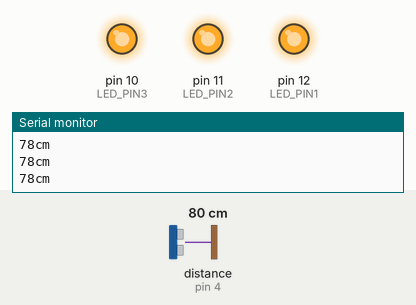
Simulated run of this sketch. Board: Arduino Uno, built with avr-gcc and run on an emulated ATmega328P. Shown: output pins drawn as LEDs (lit = HIGH), the last lines printed to the serial monitor. Wiring (inferred from the names in the program): ultrasonic range finder: trigger pin 3; echo pin 4. Inputs (shaded band) come from the test bench; at power-on: distance to the obstacle (sensor on pin 4) 80 cm. The echo pulse lasts 58.3 µs per cm; pins used as bus, display or sensor lines are not drawn.

Above: at 1.2 s.
1.3 s: distance to the obstacle (sensor on pin 4) set to 97 cm
2.8 s: distance to the obstacle (sensor on pin 4) set to 106 cm
At 3.5 s:
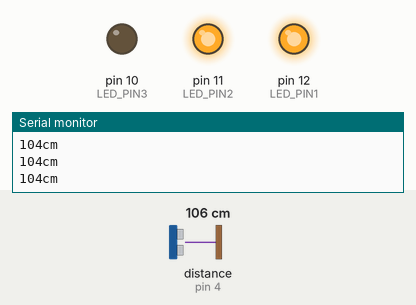
4.3 s: distance to the obstacle (sensor on pin 4) set to 197 cm
5.8 s: distance to the obstacle (sensor on pin 4) set to 206 cm
At 7.0 s:
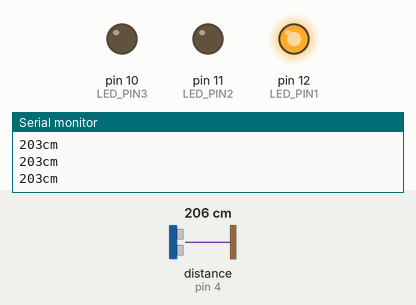
7.3 s: distance to the obstacle (sensor on pin 4) set to 2 cm
At 8.5 s:
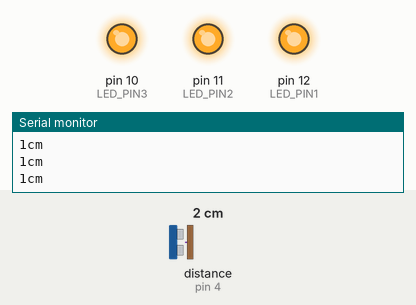
8.8 s: distance to the obstacle (sensor on pin 4) set to 120 cm
At 9.2 s:
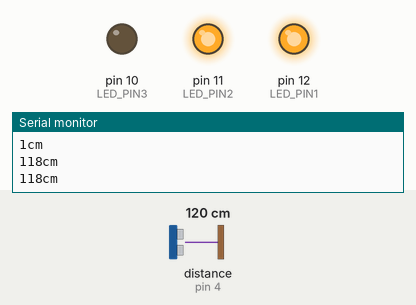
Timing chart, 0 to 11.4 s (numbered marks = the images above; inputs shaded):
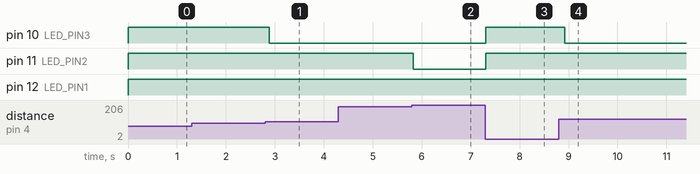

Measured:
- the behaviour switches between 101 and 102 cm on distance to the obstacle (sensor on pin 4) (found by bisection; images 0 and 1)
- the behaviour switches between 202 and 203 cm on distance to the obstacle (sensor on pin 4) (found by bisection; images 1 and 2)
- after the input at 2.8 s, pin 10 (LED_PIN3): HIGH → LOW after 0.09 s
- after the input at 5.8 s, pin 11 (LED_PIN2): HIGH → LOW at once
- after the input at 7.3 s, pin 10 (LED_PIN3), pin 11 (LED_PIN2): LOW → HIGH at once
- after the input at 8.8 s, pin 10 (LED_PIN3): HIGH → LOW after 0.12 s

The sketch:

ultrasonic_sensor.ino
```cpp
const int trig = 3;     // chân trig của HC-SR04
const int echo = 4;     // chân echo của HC-SR04
const int LED_PIN1          = 12;
const int LED_PIN2          = 11;
const int LED_PIN3          = 10;
void setup()
{
    Serial.begin(9600);     // giao tiếp Serial với baudrate 9600
    pinMode(trig,OUTPUT);   // chân trig sẽ phát tín hiệu
    pinMode(echo,INPUT);    // chân echo sẽ nhận tín hiệu
    pinMode(LED_PIN1, OUTPUT);
    pinMode(LED_PIN2, OUTPUT);
    pinMode(LED_PIN3, OUTPUT);
}

void loop()
{
    unsigned long duration; // biến đo thời gian
    int distance;           // biến lưu khoảng cách

    /* Phát xung từ chân trig */
    digitalWrite(trig,LOW);   // tắt chân trig
    delayMicroseconds(2);
    digitalWrite(trig,HIGH);   // phát xung từ chân trig
    delayMicroseconds(5);   // xung có độ dài 5 microSeconds
    digitalWrite(trig,LOW);   // tắt chân trig

    /* Tính toán thời gian */
    // Đo độ rộng xung HIGH ở chân echo.
    duration = pulseIn(echo,HIGH);
    // Tính khoảng cách đến vật.
    distance = int(duration/2/29.412);

    /* In kết quả ra Serial Monitor */
    Serial.print(distance);
    Serial.println("cm");

    if(distance < 300 )
    {
      digitalWrite(LED_PIN1, HIGH);
    }
  else  digitalWrite(LED_PIN1, LOW);
    if(distance < 200 )
    {
      digitalWrite(LED_PIN2, HIGH);
    }
  else  digitalWrite(LED_PIN2, LOW);
    if(distance < 100 )
    {
      digitalWrite(LED_PIN3, HIGH);
    }
  else  digitalWrite(LED_PIN3, LOW);
    delay(200);
}
```
